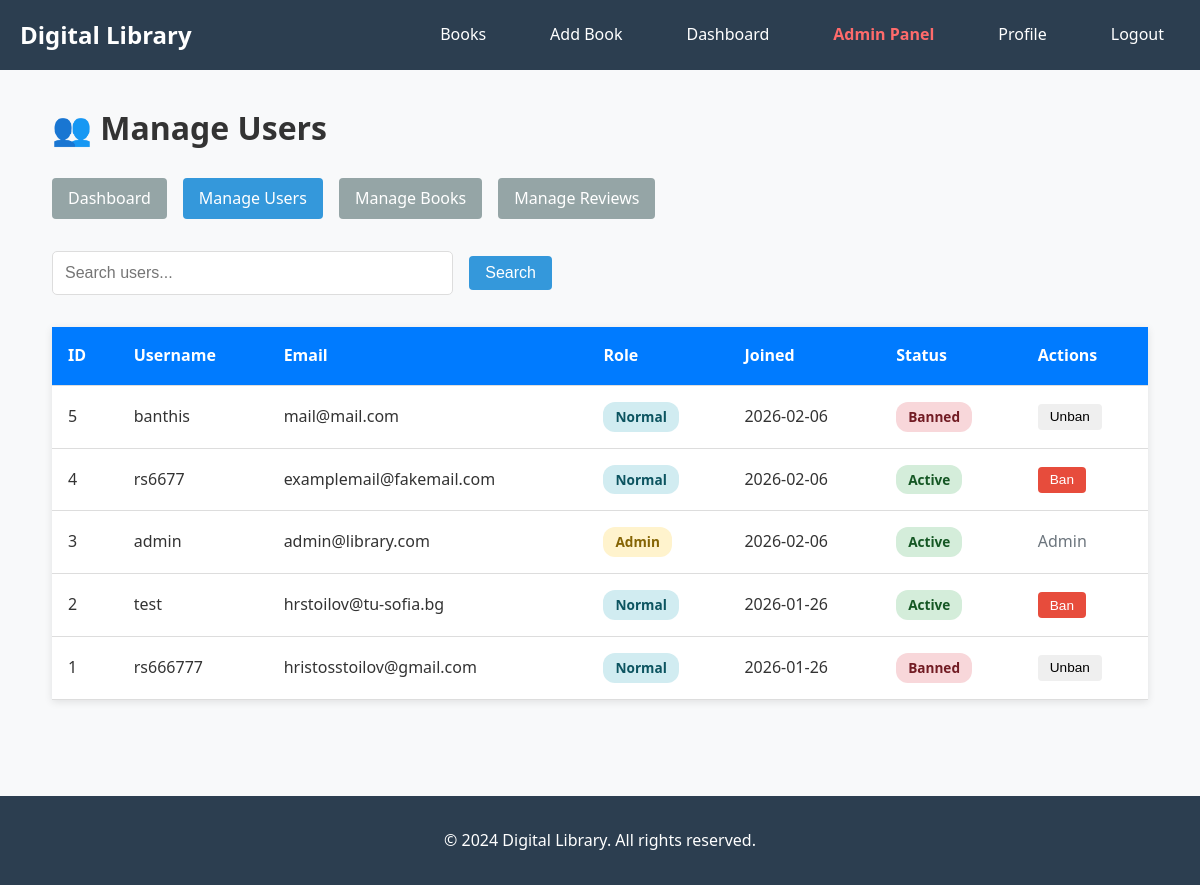
Page /user/admin/users (signed in) on the earlier database version.
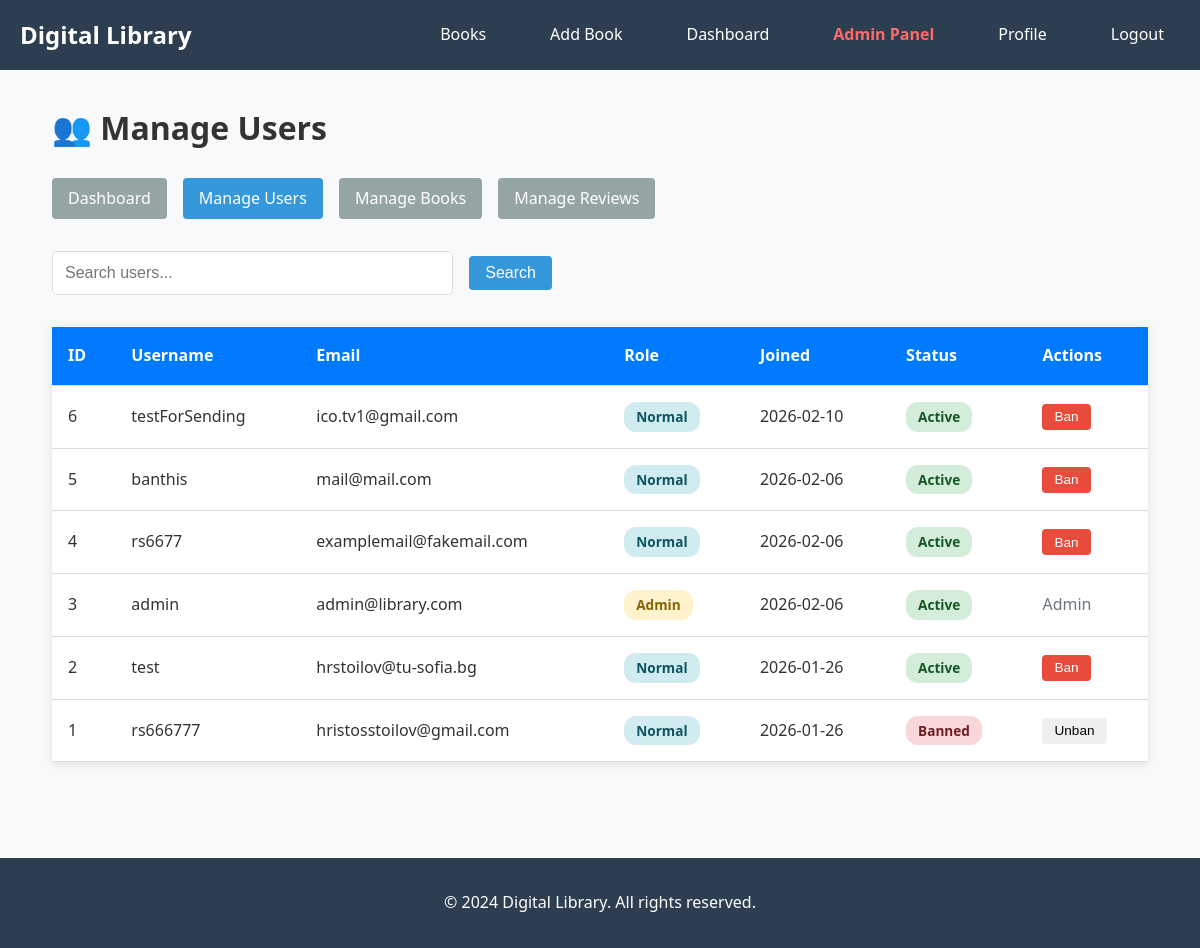
Same page on the later database version.
### models.py (models this page shows, shortened)
class User(UserMixin, db.Model):
    id = db.Column(db.Integer, primary_key=True)
    username = db.Column(db.String(150), unique=True, nullable=False)
    email = db.Column(db.String(150), unique=True, nullable=False)
    password_hash = db.Column(db.String(150), nullable=False)
    role = db.Column(db.String(20), default='normal', nullable=False)  # 'normal' or 'admin'
    is_banned = db.Column(db.Boolean, default=False, nullable=False)
    created_at = db.Column(db.DateTime, default=datetime.utcnow)
    profile_picture = db.Column(db.String(300))
    bio = db.Column(db.Text)
    reviews = db.relationship('Review', backref='author', lazy=True)
    def is_admin(self):
        return self.role == 'admin'

### routes/admin_routes.py (the view)
@admin_bp.route("/user/admin/users")
@login_required
@admin_required
def manage_users():
    page = request.args.get('page', 1, type=int)
    search = request.args.get('search', '')
    query = User.query
    if search:
        query = query.filter(User.username.contains(search))
    users = query.order_by(User.created_at.desc()).paginate(page=page, per_page=20)
    return render_template('admin/users.html', users=users, search=search)

### app.py (called while the page is built)
@login_manager.user_loader
def load_user(user_id):
    return User.query.get(int(user_id))

### routes/admin_routes.py (called while the page is built)
def admin_required(f):
    @wraps(f)
    def decorated_function(*args, **kwargs):
        if not current_user.is_authenticated or not current_user.is_admin():
            flash('You do not have permission to access this page.')
            return redirect(url_for('main.index'))
        return f(*args, **kwargs)
    return decorated_function

### templates/admin/users.html (shortened to what this page needs)
{% extends "base.html" %}
{% block content %}
<div class="admin-users">
    <h1>👥 Manage Users</h1>
    <div class="admin-nav">
        <a href="{{ url_for('admin.admin_dashboard') }}" class="btn btn-secondary">Dashboard</a>
        <a href="{{ url_for('admin.manage_users') }}" class="btn btn-primary">Manage Users</a>
        <a href="{{ url_for('admin.manage_books') }}" class="btn btn-secondary">Manage Books</a>
        <a href="{{ url_for('admin.manage_reviews') }}" class="btn btn-secondary">Manage Reviews</a>
    </div>
    <div class="search-section">
        <form method="GET" class="search-form">
            <input type="text" name="search" placeholder="Search users..." value="{{ search }}">
            <button type="submit" class="btn btn-primary">Search</button>
        </form>
    </div>
    <div class="users-list">
        {% if users.items %}
            <table class="admin-table">
                <thead>
                    <tr>
                        <th>ID</th>
                        <th>Username</th>
                        <th>Email</th>
                        <th>Role</th>
                        <th>Joined</th>
                        <th>Status</th>
                        <th>Actions</th>
                    </tr>
                </thead>
                <tbody>
                    {% for user in users.items %}
                    <tr>
                        <td>{{ user.id }}</td>
                        <td>{{ user.username }}</td>
                        <td>{{ user.email }}</td>
                        <td>
                            {% if user.role == 'admin' %}
                                <span class="badge badge-warning">Admin</span>
                            {% else %}
                                <span class="badge badge-info">Normal</span>
                            {% endif %}
                        </td>
                        <td>{{ user.created_at.strftime('%Y-%m-%d') }}</td>
                        <td>
                            {% if user.is_banned %}
                                <span class="badge badge-danger">Banned</span>
                            {% else %}
                                <span class="badge badge-success">Active</span>
                            {% endif %}
                        </td>
                        <td>
                            {% if user.role != 'admin' %}
                                {% if user.is_banned %}
                                    <form method="POST" action="{{ url_for('admin.unban_user', user_id=user.id) }}" style="display: inline;">
                                        <button type="submit" class="btn btn-small btn-success">Unban</button>
                                    </form>
                                {% else %}
                                    <form method="POST" action="{{ url_for('admin.ban_user', user_id=user.id) }}" style="display: inline;">
                                        <button type="submit" class="btn btn-small btn-danger" onclick="return confirm('Are you sure you want to ban this user?')">Ban</button>
                                    </form>
                                {% endif %}
                            {% else %}
                                <span class="text-muted">Admin</span>
                            {% endif %}
                        </td>
                    </tr>
                    {% endfor %}
                </tbody>
            </table>
        {% else %}
            <p>No users found.</p>
        {% endif %}
    </div>
</div>
{% endblock %}

Differences in the rows shown:
added User: id "6", username "testForSending", email "ico.tv1@gmail.com", role "Normal", created_at "2026-02-10", is_banned "Active"
changed User "banthis": is_banned "Banned Unban" → "Active Ban"
